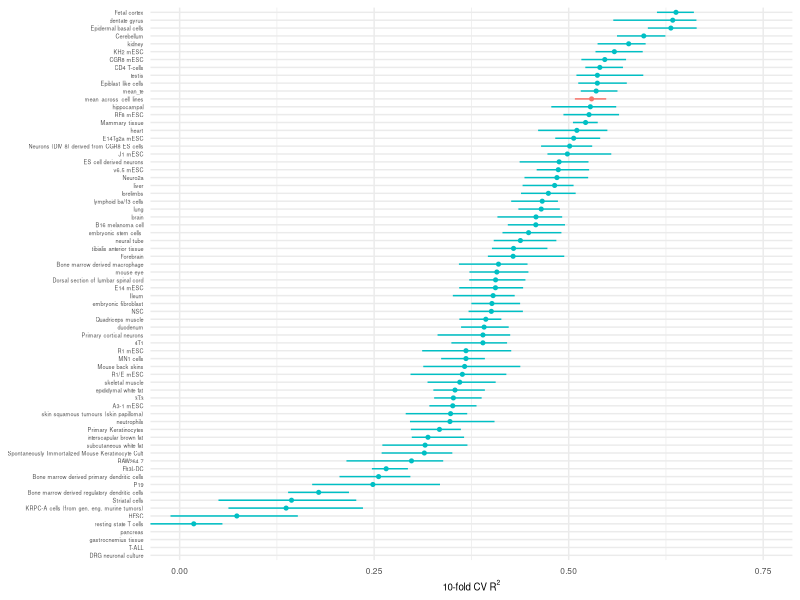

Generate this figure with R:
library(ggplot2)
library(cowplot)

data <- read.csv("./results/mouse/all_cell_lines/lgbm-LL_P5_P3_CF_AAF_3mer_freq_5/model_results.csv", 
                 header = TRUE, sep = ","
)
save_path <- "./graphing/mouse/B/graph_all_cell_lines_mouse.pdf"
# drop all rows that have mean in fold column
data <- data[!grepl("mean", data$fold),]
# in bio_source col remove bio_source_ prefix
data$bio_source <- gsub("bio_source_", "", data$bio_source)


data$highlight <- ifelse(
    data$bio_source == "mean_across_cell_lines", # data$bio_source == "mean_te" |
    "mean_across_cell_lines",
    "NoHighlight"
  )


# biochem_data <- read.csv("./results/all_cell_lines/lgbm-L_P5_P3_C_3mer5_Struct_Biochem/model_results.csv", 
#                  header = TRUE, sep = ","
# )
# # drop all rows that have mean in fold column
# biochem_data <- biochem_data[!grepl("mean", biochem_data$fold),]
# # in bio_source col remove bio_source_ prefix
# biochem_data$bio_source <- gsub("bio_source_", "", biochem_data$bio_source)


# biochem_data$highlight <- ifelse(
#     biochem_data$bio_source == "mean_te",
#     "mean_te",
#     "NoHighlight"
#   )

# round to nearest 0.1
# min_r2 <- floor(min(data$nan_r2) * 10) / 10
# max_r2 <- ceiling(max(data$nan_r2) * 10) / 10
# round to nearest 0.25
# min_r2 = floor(min(data$nan_r2) * 4) / 4
min_r2 <- 0
max_r2 <- ceiling(max(data$nan_r2) * 4) / 4
# min_r2 <- min(min(data$nan_r2), min(biochem_data$r2_score))
# max_r2 <- max(max(data$nan_r2), max(biochem_data$r2_score))

mean_with_se_0 <- function(x) {
  m <- mean(x)
  return(data.frame(y = m, ymin = m, ymax = m))
}

mean_min_max <- function(x) {
  return(data.frame(y = mean(x), ymin = min(x), ymax = max(x)))
}

p <- ggplot(data, aes(x = nan_r2, y = reorder(bio_source, nan_r2, FUN = mean), fill = highlight)) +
  geom_pointrange(stat = "summary", fun.data = mean_min_max, aes(color = highlight), size = 0.1) +
  # geom_point(aes(x = nan_r2, color = highlight), size = 0.1) +

  labs(x = expression("10-fold CV R"^2), y = NULL, title = NULL) +
  theme_minimal() +
  theme(
    axis.text.y = element_text(size = 4),
    axis.text.x = element_text(size = 6),
    # axis.text.x = element_text(angle = 0, hjust = 1),
    legend.position = "none",
    title = element_text(size = 7)
  ) +
  coord_cartesian(xlim = c(min_r2, max_r2)) + 
  scale_x_continuous(breaks = seq(min_r2, max_r2, by = 0.25))

# save plot as png
# ggsave("./graphing/graph_all_cell_lines.pdf", p, width = 5, height = 5, units = "in", dpi = 300, bg = 'white')
ggsave(save_path, p, width = 3, height = 5, units = "in", dpi = 300, bg = 'white')
# print(p)
